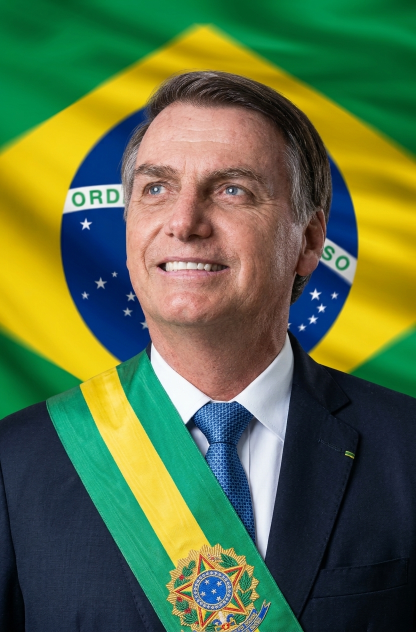
#> input picture bolsonaro.png, 832 x 1264 px (shown at 1/2 size); its folder holds only this picture in this run
$ python -i lula.py   (imports and definitions only)
#> lines starting #> are read from the running program, lines starting #| are printed output that depends on the picture; after the words box and inside, x2 and y2 are one past the last pixel; in counts of white or black regions, pixels touching at a corner belong together
import math
import os
import argparse
import time

from PIL import Image, ImageChops, ImageDraw, ImageFilter, ImageFont, ImageOps

IMAGE_PATH = "lula.png"
OUT_PATH = ""

BG = (0, 0, 0)
NEON_GLOW = 0.0
NEON_RADIUS = 0.0025

TEXT_PHRASE = "LULA   BRASIL   "
TEXT_FONT = ""
FONT_CANDIDATES = ["segoeuib.ttf", "arialbd.ttf", "calibrib.ttf", "georgiab.ttf", "Arial Bold.ttf",
                   "DejaVuSans-Bold.ttf", "LiberationSans-Bold.ttf", "Poppins-Bold.ttf"]
TRACK = 0.12
LETTER_HEIGHT = 0.64

PITCH_DIV = 88
START_TURNS = 0.0
CENTER = (0.50, 0.50)
SS = 3
BASE_FONT = 160

DURATION = 14.0
SPEED_RATIO = 3.0

WIN_H_FRAC = 0.92
SIDE_MARGIN = 0.05

WINDOW_TITLE = "Luiz Inácio Lula da Silva"


def load_source(path):
    with Image.open(path) as im:
        rgba = ImageOps.exif_transpose(im).convert("RGBA")
        background = Image.new("RGBA", rgba.size, (*BG, 255))
        return Image.alpha_composite(background, rgba).convert("RGB")


def image_aspect(path):
    im = load_source(path)
    return im.width / im.height


_FONT = []


def load_font(size):
    if not _FONT:
        here = os.path.dirname(os.path.abspath(__file__))
        found = None
        names = ([TEXT_FONT] if TEXT_FONT else []) + FONT_CANDIDATES
        for name in names:
            for p in (name, os.path.join(here, name)):
                try:
                    ImageFont.truetype(p, 20)
                    found = p
                    break
                except Exception:
                    pass
            if found:
                break
        _FONT.append(found)
    p = _FONT[0]
    if p:
        return ImageFont.truetype(p, size)
    return ImageFont.load_default(size)


def build_glyphs(phrase):
    f = load_font(BASE_FONT)
    capb = float(-f.getbbox("I", anchor="ls")[1])
    asc, desc = f.getmetrics()
    pad = int(BASE_FONT * 0.08)
    hc = int(2 * max(asc - capb / 2, desc + capb / 2)) + 2 * pad
    base, adv = {}, {}
    for ch in set(phrase):
        aw = float(f.getlength(ch))
        adv[ch] = aw
        if ch.strip() == "":
            continue
        img = Image.new("L", (int(math.ceil(aw)) + 2 * pad, hc), 0)
        ImageDraw.Draw(img).text((pad, hc / 2 + capb / 2), ch, font=f, fill=255, anchor="ls")
        base[ch] = img
    return base, adv, capb


def prepare(W, H, pitch, path):
    return load_source(path).resize((W, H), Image.Resampling.LANCZOS)


class Spiral:

    def __init__(self, W, H, path=IMAGE_PATH):
        self.W, self.H = W, H
        pitch = min(W, H) / PITCH_DIV
        color_map = prepare(W, H, pitch, path).resize(
            (W * SS, H * SS), Image.Resampling.BICUBIC)
        cx, cy = CENTER[0] * W, CENTER[1] * H
        self.pitch, self.cx, self.cy = pitch, cx, cy

        base, adv_base, capb = build_glyphs(TEXT_PHRASE)
        phrase = TEXT_PHRASE
        two_pi = 2 * math.pi
        k_arc = pitch / (4 * math.pi)
        th0 = two_pi * START_TURNS
        rmax = max(math.hypot(cx - px, cy - py) for px in (0, W) for py in (0, H)) + pitch
        th_max = two_pi * rmax / pitch

        def pos(s):
            th = math.sqrt(th0 * th0 + s / k_arc)
            r = pitch * th / two_pi
            return th, r, cx + r * math.cos(th), cy + r * math.sin(th)

        self.glyphs = []
        self.pen_xy = []
        s, ci, adv_guess = 0.0, 0, pitch * 0.3
        while True:
            ch = phrase[ci % len(phrase)]
            th, r, x, y = pos(s + adv_guess / 2)
            if th > th_max:
                break
            ix, iy = int(x), int(y)
            if not (0 <= ix < W and 0 <= iy < H):
                s += pitch * 0.35
                ci += 1
                continue

            hcap = pitch * LETTER_HEIGHT
            k = hcap / capb
            adv = adv_base[ch] * k + TRACK * hcap
            adv_guess = adv

            if ch in base:
                th, r, x, y = pos(s + adv / 2)
                rp = pitch / two_pi
                dx = rp * math.cos(th) - r * math.sin(th)
                dy = rp * math.sin(th) + r * math.cos(th)
                rot = -math.degrees(math.atan2(dy, dx))

                kk = k * SS
                src = base[ch]
                nw, nh = max(1, round(src.width * kk)), max(1, round(src.height * kk))
                m = src.resize((nw, nh), Image.LANCZOS).rotate(rot, resample=Image.BICUBIC, expand=True)

                left = int(round(x * SS - m.width / 2))
                top = int(round(y * SS - m.height / 2))
                tile = color_map.crop((left, top, left + m.width, top + m.height))
                self.glyphs.append((left, top, m, tile))
                self.pen_xy.append((x, y))
            s += adv
            ci += 1

        self.n = len(self.glyphs)
        self.T = DURATION

    def index_at(self, t):
        t = min(max(t, 0.0), self.T)
        frac = (t + 0.5 * (SPEED_RATIO - 1) * t * t / self.T) / (self.T * (1 + SPEED_RATIO) / 2)
        return min(int(self.n * frac), self.n)

    def draw(self, canvas, i0, i1):
        if i1 <= i0:
            return
        for left, top, m, col in self.glyphs[i0:i1]:
            canvas.paste(col, (left, top), m)

    def pen(self, i):
        if self.n == 0:
            return None
        return self.pen_xy[min(max(i - 1, 0), self.n - 1)]


def neon(img):
    if NEON_GLOW <= 0:
        return img
    r = max(1.0, img.height * NEON_RADIUS)
    bloom = img.reduce(3).filter(ImageFilter.GaussianBlur(r)).resize(img.size, Image.BILINEAR)
    bloom = bloom.point(lambda v: int(v * NEON_GLOW))
    return ImageChops.add(img, bloom)


def output_path(path):
    return OUT_PATH or os.path.splitext(os.path.abspath(path))[0] + "_spiral.png"


# [9 lines left out: function save_png, not called in this run]


class App:
    def __init__(self, path):
        import tkinter as tk
        from PIL import ImageTk
        self.tk, self.ImageTk = tk, ImageTk
        self.path = path
        self.root = tk.Tk()
        self.root.title(WINDOW_TITLE)
        self.root.configure(bg="black")

        sw, sh = self.root.winfo_screenwidth(), self.root.winfo_screenheight()
        aspect = image_aspect(path)
#> in load_source, im is the input picture: PIL image 832x1264 RGB; mean R, G, B 90.3, 109.9, 69.8
#> aspect = 0.658
        self.H = int(min(sh * WIN_H_FRAC, sw * 0.96 / (aspect * (1 + 2 * SIDE_MARGIN))))
#> self.H = 993
        self.W = int(self.H * aspect)
#> self.W = 653
        self.WW = min(int(self.W * (1 + 2 * SIDE_MARGIN)), int(sw * 0.96))
#> self.WW = 718
        x, y = (sw - self.WW) // 2, max(0, (sh - self.H) // 2 - 24)
#> x = 601; y = 19
        self.root.geometry(f"{self.WW}x{self.H}+{x}+{y}")

        self.cv = tk.Canvas(self.root, width=self.WW, height=self.H, bg="black",
                            highlightthickness=0)
        self.cv.pack(fill="both", expand=True)
        self.msg = self.cv.create_text(self.WW // 2, self.H // 2, text="A preparar...",
                                       fill="#555555", font=("Helvetica", 14))
        self.root.bind("<Escape>", lambda e: self.root.destroy())
        self.root.bind("<s>", lambda e: save_png(self.path))
        self.root.bind("<r>", lambda e: self.start())
        self.root.update()

        self.sp = Spiral(self.W, self.H, path)
#> in prepare, `return load_source(path).resize((W, H), Image.Resampling.LANCZOS)`:
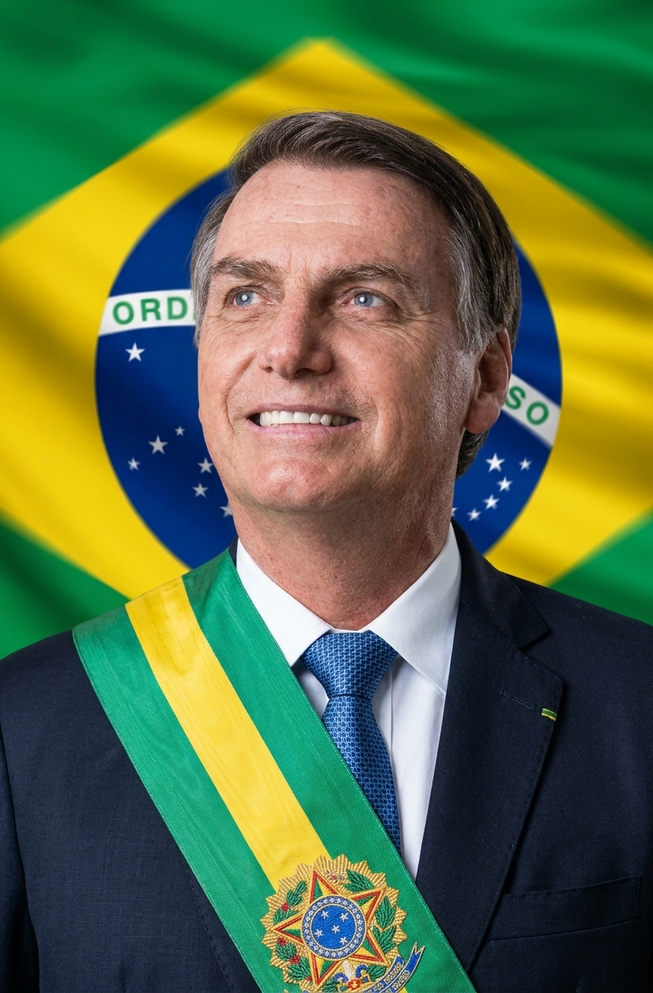
#> returned value: PIL image 653x993 RGB; mean R, G, B 90.4, 109.9, 69.8
#> after the loop in build_glyphs, `for ch in set(phrase):`:
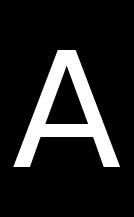
#> img: PIL image 134x217 L; min 0, max 255, mean 36.4
#> after the loop in build_glyphs, `for ch in set(phrase):`: adv = {'S': 101.6, 'I': 47.19, 'U': 117.1, 'B': 109.8, 'L': 89.14, ' ': 50.86, 'R': 111.2, 'A': 109.5}; base = 7 items
#> in __init__, `base, adv_base, capb = build_glyphs(TEXT_PHRASE)`: adv_base has the same summary as adv in build_glyphs; capb = 117
#> the loop in __init__, `while True:` made 48250 passes
#> (ix, iy, adv, adv_guess) on passes 2, 3, 4, 8, 9, 10, 11, 12, 13, 17, 18, 19: (322, 496, 5.32, 5.32), (325, 491, 4.19, 4.19), (329, 491, 5.01, 5.01), (333, 501, 5.03, 5.03), (328, 505, 5.08, 5.08), (323, 505, 5.01, 5.01), (319, 503, 4.69, 4.69), (316, 500, 2.49, 2.49), (315, 498, 4.19, 4.19), (318, 487, 4.19, 4.19), (322, 484, 5.32, 5.32), (328, 483, 4.19, 4.19)
#> (adv, adv_guess, dx, dy) on pass 1: (4.19, 4.19, -2.48, 0.44)
#> pass 1, in __init__, `src = base[ch]`:
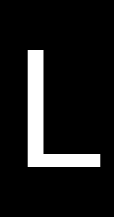
#> src: PIL image 114x217 L; min 0, max 255, mean 26.6
#> pass 1, in __init__, `m = src.resize((nw, nh), Image.LANCZOS).rotate(rot, resample=Image.BIC..`:
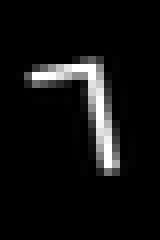
#> m: PIL image 20x30 L (shown 8 times larger); min 0, max 255, mean 16.9
#> pass 1, in __init__, `tile = color_map.crop((left, top, left + m.width, top + m.height))`:
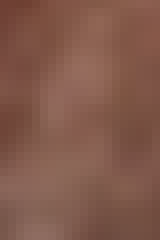
#> tile: PIL image 20x30 RGB (shown 8 times larger); mean R, G, B 129.3, 89.2, 74.9
#> pass 2, in __init__, `src = base[ch]`:
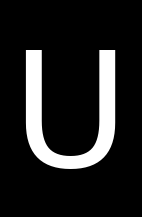
#> src: PIL image 142x217 L; min 0, max 255, mean 34.2
        self.photo = ImageTk.PhotoImage(Image.new("RGB", (self.W, self.H), BG))
        self.cv.delete(self.msg)
        self.item = self.cv.create_image(self.WW // 2, self.H // 2, image=self.photo)
        self.cv.bind("<Configure>", self.recenter)
        self.running = False
        self.start()
#> in start, `self.big = Image.new("RGB", (self.W * SS, self.H * SS), BG)`: self.big: PIL image 1959x2979 RGB; every value is 0

    def recenter(self, e):
        self.cv.coords(self.item, e.width // 2, e.height // 2)

    def start(self):
        self.big = Image.new("RGB", (self.W * SS, self.H * SS), BG)
        self.drawn = 0
        self.t0 = time.perf_counter()
        if not self.running:
            self.running = True
            self.tick()

    def tick(self):
        sp = self.sp
        t = time.perf_counter() - self.t0
        done = t >= sp.T
        i1 = sp.n if done else sp.index_at(t)
        sp.draw(self.big, self.drawn, i1)
        self.drawn = i1

        frame = neon(self.big.reduce(SS))
        if not done:
            p = sp.pen(i1)
            if p:
                rad = 3.0
                ImageDraw.Draw(frame).ellipse((p[0] - rad, p[1] - rad, p[0] + rad, p[1] + rad),
                                              fill=(255, 255, 255))
        self.photo.paste(frame)

        if done:
            self.running = False
        else:
            self.root.after(16, self.tick)

    def run(self):
        self.root.mainloop()


# [47 lines left out: functions choose_image, main, not called in this run]


# [2 lines not run here, left out]

>>> result = App('bolsonaro.png').start()
#> in tick, `frame = neon(self.big.reduce(SS))`: frame: PIL image 653x993 RGB; every value is 0
#> in tick, `ImageDraw.Draw(frame).ellipse((p[0] - rad, p[1] - rad, p[0] + rad, p[1..`:
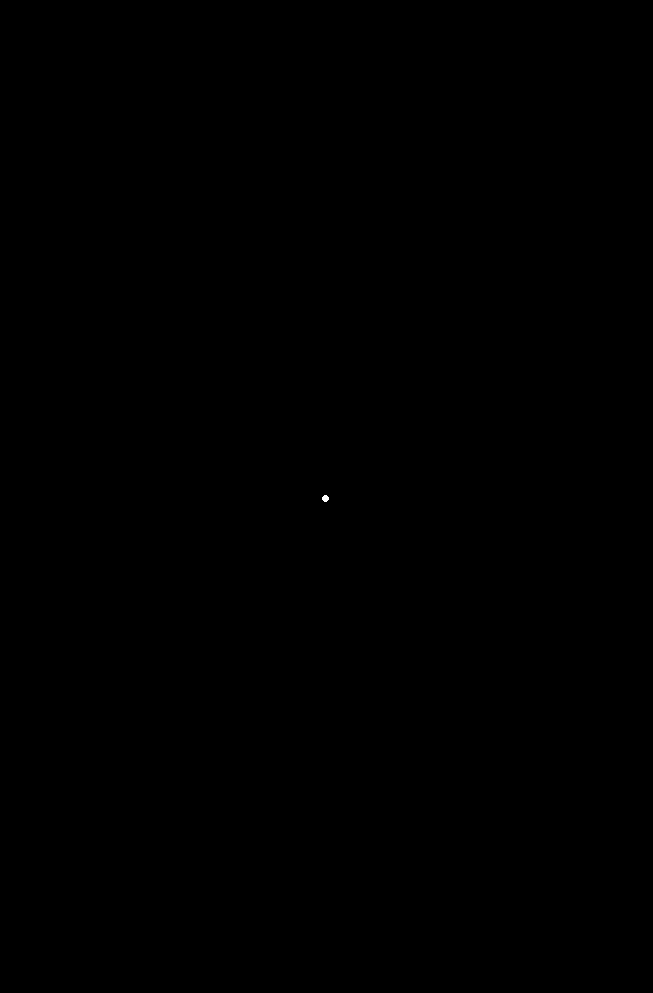
#> frame: PIL image 653x993 RGB; 0.01% white; 1 white region, box (x1, y1, x2, y2) and area: (322, 495, 329, 502) 37
